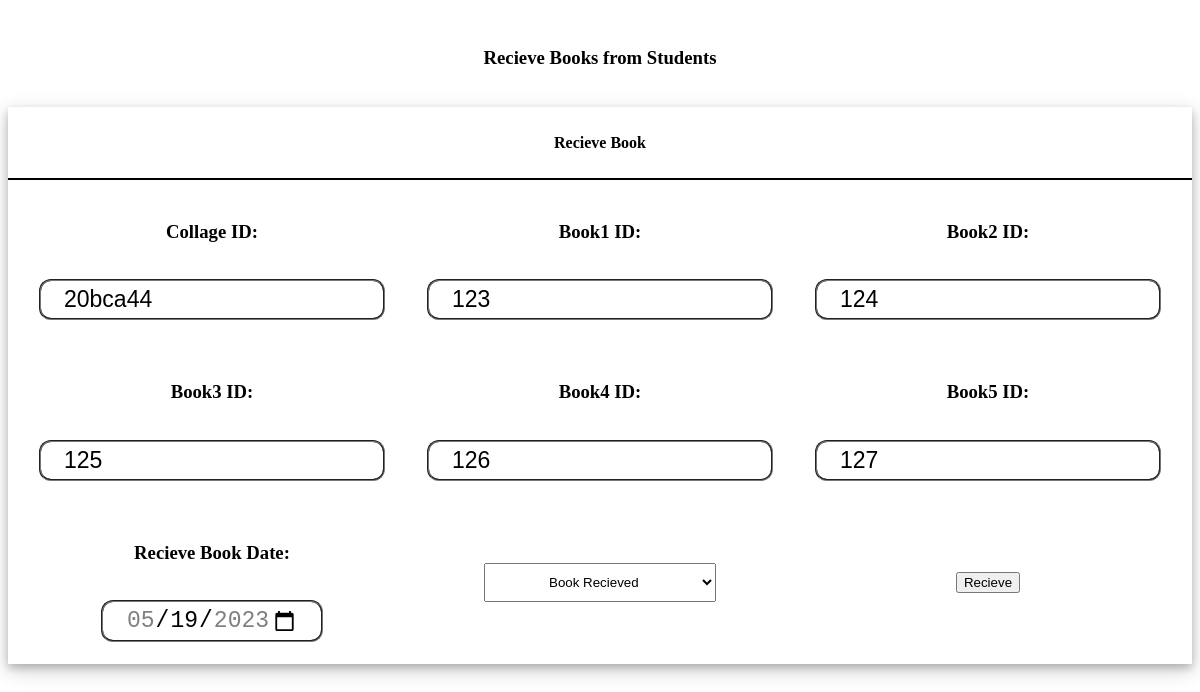
Screenshot of /adminpanel/recieve_book.php?collage_id=20bca44 with the database file from the repository.
### tables this page shows
CREATE TABLE IF NOT EXISTS `issuebook_mst` (
  `collage_id` varchar(8) NOT NULL,
  `book1_id` int(6) NOT NULL,
  `book2_id` int(6) NOT NULL,
  `book3_id` int(6) NOT NULL,
  `book4_id` int(6) NOT NULL,
  `book5_id` int(6) NOT NULL,
  `issue_date` date NOT NULL,
  `recieve_date` date NOT NULL,
  `book_status` text NOT NULL,
  `dept` varchar(6) NOT NULL
);

### adminpanel/recieve_book.php (the view, shortened to what this page needs)
<?php
    $collegeid=$_GET['collage_id'];
    include ('connection.php');
    $date=date("Y-m-d");
    $match=mysqli_query($con,"select * from issuebook_mst where collage_id='$collegeid'");
    $row=mysqli_fetch_array($match);
?>
<!DOCTYPE html>
<html>
<head>
    <link rel="stylesheet" href="recievebook.css">
</head>
<body>
    <div class="content">
        <div class="cards">
            <h3>Recieve Books from Students</h3>
        </div>
        <div class="content2">
            <div class="issuebook">
                <div class="title">
                    <h4>Recieve Book</h4>
                </div>
                <form method="post">
                    <table>
                        <tr>
                            <td><h3>Collage ID:</h3><br><Input type="text" id="collageid" name="collageid" value="<?php echo $row['collage_id']; ?>" ></td>
                            <td><h3>Book1 ID:</h3><br><Input type="number-format"  id="book1id" name="book1id" value="<?php echo $row['book1_id']; ?>"></td>
                            <td><h3>Book2 ID:</h3><br><Input type="number-format"  id="book2id" name="book2id" value="<?php echo $row['book2_id']; ?>"></td>
                        </tr>
                        <tr>
                            <td><h3>Book3 ID:</h3><br><Input type="number-format"  id="book3id" name="book3id" value="<?php echo $row['book3_id']; ?>"></td>
                            <td><h3>Book4 ID:</h3><br><Input type="number-format"  id="book4id" name="book4id" value="<?php echo $row['book4_id']; ?>"></td>
                            <td><h3>Book5 ID:</h3><br><Input type="number-format"  id="book5id" name="book5id" value="<?php echo $row['book5_id']; ?>"></td>
                        </tr>
                        <tr>
                            <td><h3>Recieve Book Date:</h3><br><Input type="Date" name="recievebook" max="<?php echo $date;?>" min="<?php echo $date;?>" value="<?php echo $date;?>" ></td>
                            <td>
                                <select name="bookstatus" id="bookstatus">
                                    <option value="none"><?php echo $row['book_status']; ?></option>
                                </select>
                            </td>
                            <td><button type="submit" name="recieve">Recieve</button></td>
                        </tr>
                    </table>
                </form>
            </div>
        </div>
    </div>
</body>
</html>

### adminpanel/recievebook.css (style rules this page uses)
.content { position: inherit; align-items: center; justify-content: center; text-align: center; top: important 13vw; }
.content .cards { padding: 20px 15px; align-items: center; justify-content: center; }
.content .content2 { min-height: 59vh; justify-content: space-around; align-items: flex-start; }
.content .content2 .issuebook { min-width: 70vh; background: white; box-shadow: 0 4px 8px 0 rgba(0,0,0,0.2),0 6px 20px 0 rgba(0,0,0,0.19); display: flex; flex-direction: column; }
.title { display: flex; align-items: center; justify-content: space-around; padding: 5px 10px; border-bottom: 2px solid black; }
.content .content2 form table { text-align: center; margin-left: auto; margin-right: auto; flex-wrap: initial; }
td { padding: 20px; text-align: center; align-items: center; justify-content: center; margin-left: auto; margin-right: auto; }
td input { font-size: 23px; padding: 5px 23px; border-radius: 12px; border-style: groove; }
td select { padding: 10px 60px; }

### rows the page displays
issuebook_mst: collageid "20bca44", book1id "123", book2id "124", book3id "125", book4id "126", book5id "127", bookstatus "Book Recieved"
